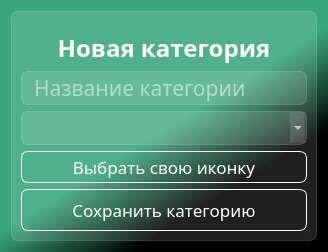
<?xml version="1.0" encoding="UTF-8"?>
<ui version="4.0">
 <class>new_category_dialog</class>
 <widget class="QDialog" name="new_category_dialog">
  <property name="geometry">
   <rect>
    <x>0</x>
    <y>0</y>
    <width>328</width>
    <height>248</height>
   </rect>
  </property>
  <property name="windowTitle">
   <string>NewCategory</string>
  </property>
  <property name="styleSheet">
   <string notr="true">background-color: qlineargradient(spread:reflect, x1:0, y1:0, x2:0.767363, y2:0.937, stop:0.590909 rgba(56, 166, 123, 255), stop:0.846591 rgba(0, 0, 0, 236));
font: Noto Sans;</string>
  </property>
  <layout class="QVBoxLayout" name="verticalLayout_2">
   <item>
    <widget class="QFrame" name="tr_frame">
     <property name="styleSheet">
      <string notr="true">background-color: rgba(255, 255, 255, 30);
border: 1px solid rgba(255, 255, 255, 40);
border-radius: 7px;</string>
     </property>
     <property name="frameShape">
      <enum>QFrame::StyledPanel</enum>
     </property>
     <property name="frameShadow">
      <enum>QFrame::Raised</enum>
     </property>
     <layout class="QVBoxLayout" name="verticalLayout">
      <item>
       <widget class="QLabel" name="label">
        <property name="styleSheet">
         <string notr="true">color: white;
font-size: 18pt;
background-color: none;
border: none;
font-weight: bold;
padding-top: 10px;</string>
        </property>
        <property name="text">
         <string>Новая категория</string>
        </property>
        <property name="alignment">
         <set>Qt::AlignCenter</set>
        </property>
       </widget>
      </item>
      <item>
       <widget class="QLineEdit" name="category_name_edit">
        <property name="sizePolicy">
         <sizepolicy hsizetype="Expanding" vsizetype="Expanding">
          <horstretch>0</horstretch>
          <verstretch>0</verstretch>
         </sizepolicy>
        </property>
        <property name="styleSheet">
         <string notr="true">font-size: 16pt;
color: white;
padding-left: 10px;</string>
        </property>
        <property name="placeholderText">
         <string>Название категории</string>
        </property>
       </widget>
      </item>
      <item>
       <widget class="QComboBox" name="choose_icon_cb">
        <property name="styleSheet">
         <string notr="true">QComboBox {
font-size: 16pt;
color: white;
}


QComboBox QListView {
font-size: 16px;
background-color: gray;
color: white;
}</string>
        </property>
        <property name="currentText">
         <string/>
        </property>
        <property name="currentIndex">
         <number>-1</number>
        </property>
        <property name="iconSize">
         <size>
          <width>40</width>
          <height>30</height>
         </size>
        </property>
        <property name="frame">
         <bool>true</bool>
        </property>
        <item>
         <property name="text">
          <string>das</string>
         </property>
         <property name="icon">
          <iconset resource="resourse_new_tr_dialog.qrc">
           <normaloff>:/icon/icons/add_24dp_FFFFFF_FILL0_wght400_GRAD0_opsz24.svg</normaloff>:/icon/icons/add_24dp_FFFFFF_FILL0_wght400_GRAD0_opsz24.svg</iconset>
         </property>
        </item>
        <item>
         <property name="text">
          <string/>
         </property>
         <property name="icon">
          <iconset resource="resourse_new_tr_dialog.qrc">
           <normaloff>:/icon/icons/bookmark_check_24dp_FFFFFF_FILL0_wght400_GRAD0_opsz24.svg</normaloff>:/icon/icons/bookmark_check_24dp_FFFFFF_FILL0_wght400_GRAD0_opsz24.svg</iconset>
         </property>
        </item>
        <item>
         <property name="text">
          <string/>
         </property>
         <property name="icon">
          <iconset resource="resourse_new_tr_dialog.qrc">
           <normaloff>:/icon/icons/category_24dp_FFFFFF_FILL0_wght400_GRAD0_opsz24.svg</normaloff>:/icon/icons/category_24dp_FFFFFF_FILL0_wght400_GRAD0_opsz24.svg</iconset>
         </property>
        </item>
        <item>
         <property name="text">
          <string/>
         </property>
         <property name="icon">
          <iconset resource="resourse_new_tr_dialog.qrc">
           <normaloff>:/icon/icons/celebration_24dp_FFFFFF_FILL0_wght400_GRAD0_opsz24.svg</normaloff>:/icon/icons/celebration_24dp_FFFFFF_FILL0_wght400_GRAD0_opsz24.svg</iconset>
         </property>
        </item>
        <item>
         <property name="text">
          <string/>
         </property>
         <property name="icon">
          <iconset resource="resourse_new_tr_dialog.qrc">
           <normaloff>:/icon/icons/dangerous_24dp_FFFFFF_FILL0_wght400_GRAD0_opsz24.svg</normaloff>:/icon/icons/dangerous_24dp_FFFFFF_FILL0_wght400_GRAD0_opsz24.svg</iconset>
         </property>
        </item>
        <item>
         <property name="text">
          <string/>
         </property>
         <property name="icon">
          <iconset resource="resourse_new_tr_dialog.qrc">
           <normaloff>:/icon/icons/database_upload_24dp_FFFFFF_FILL0_wght400_GRAD0_opsz24.svg</normaloff>:/icon/icons/database_upload_24dp_FFFFFF_FILL0_wght400_GRAD0_opsz24.svg</iconset>
         </property>
        </item>
        <item>
         <property name="text">
          <string/>
         </property>
         <property name="icon">
          <iconset resource="resourse_new_tr_dialog.qrc">
           <normaloff>:/icon/icons/delete_24dp_FFFFFF_FILL0_wght400_GRAD0_opsz24.svg</normaloff>:/icon/icons/delete_24dp_FFFFFF_FILL0_wght400_GRAD0_opsz24.svg</iconset>
         </property>
        </item>
        <item>
         <property name="text">
          <string/>
         </property>
         <property name="icon">
          <iconset resource="resourse_new_tr_dialog.qrc">
           <normaloff>:/icon/icons/directions_car_24dp_FFFFFF_FILL0_wght400_GRAD0_opsz24.svg</normaloff>:/icon/icons/directions_car_24dp_FFFFFF_FILL0_wght400_GRAD0_opsz24.svg</iconset>
         </property>
        </item>
        <item>
         <property name="text">
          <string/>
         </property>
         <property name="icon">
          <iconset resource="resourse_new_tr_dialog.qrc">
           <normaloff>:/icon/icons/edit_24dp_FFFFFF_FILL0_wght400_GRAD0_opsz24.svg</normaloff>:/icon/icons/edit_24dp_FFFFFF_FILL0_wght400_GRAD0_opsz24.svg</iconset>
         </property>
        </item>
        <item>
         <property name="text">
          <string/>
         </property>
         <property name="icon">
          <iconset resource="resourse_new_tr_dialog.qrc">
           <normaloff>:/icon/icons/file_export_24dp_FFFFFF_FILL0_wght400_GRAD0_opsz24.svg</normaloff>:/icon/icons/file_export_24dp_FFFFFF_FILL0_wght400_GRAD0_opsz24.svg</iconset>
         </property>
        </item>
        <item>
         <property name="text">
          <string/>
         </property>
         <property name="icon">
          <iconset resource="resourse_new_tr_dialog.qrc">
           <normaloff>:/icon/icons/flower.svg</normaloff>:/icon/icons/flower.svg</iconset>
         </property>
        </item>
        <item>
         <property name="text">
          <string/>
         </property>
         <property name="icon">
          <iconset resource="resourse_new_tr_dialog.qrc">
           <normaloff>:/icon/icons/fork_spoon_24dp_FFFFFF_FILL0_wght400_GRAD0_opsz24.svg</normaloff>:/icon/icons/fork_spoon_24dp_FFFFFF_FILL0_wght400_GRAD0_opsz24.svg</iconset>
         </property>
        </item>
        <item>
         <property name="text">
          <string/>
         </property>
         <property name="icon">
          <iconset resource="resourse_new_tr_dialog.qrc">
           <normaloff>:/icon/icons/grocery_24dp_FFFFFF_FILL0_wght400_GRAD0_opsz24.svg</normaloff>:/icon/icons/grocery_24dp_FFFFFF_FILL0_wght400_GRAD0_opsz24.svg</iconset>
         </property>
        </item>
        <item>
         <property name="text">
          <string/>
         </property>
         <property name="icon">
          <iconset resource="resourse_new_tr_dialog.qrc">
           <normaloff>:/icon/icons/human.svg</normaloff>:/icon/icons/human.svg</iconset>
         </property>
        </item>
        <item>
         <property name="text">
          <string/>
         </property>
         <property name="icon">
          <iconset resource="resourse_new_tr_dialog.qrc">
           <normaloff>:/icon/icons/monitoring_24dp_FFFFFF_FILL0_wght400_GRAD0_opsz24.svg</normaloff>:/icon/icons/monitoring_24dp_FFFFFF_FILL0_wght400_GRAD0_opsz24.svg</iconset>
         </property>
        </item>
        <item>
         <property name="text">
          <string/>
         </property>
         <property name="icon">
          <iconset resource="resourse_new_tr_dialog.qrc">
           <normaloff>:/icon/icons/other_admission_24dp_FFFFFF_FILL0_wght400_GRAD0_opsz24.svg</normaloff>:/icon/icons/other_admission_24dp_FFFFFF_FILL0_wght400_GRAD0_opsz24.svg</iconset>
         </property>
        </item>
        <item>
         <property name="text">
          <string/>
         </property>
         <property name="icon">
          <iconset resource="resourse_new_tr_dialog.qrc">
           <normaloff>:/icon/icons/palette_24dp_FFFFFF_FILL0_wght400_GRAD0_opsz24.svg</normaloff>:/icon/icons/palette_24dp_FFFFFF_FILL0_wght400_GRAD0_opsz24.svg</iconset>
         </property>
        </item>
        <item>
         <property name="text">
          <string/>
         </property>
         <property name="icon">
          <iconset resource="resourse_new_tr_dialog.qrc">
           <normaloff>:/icon/icons/search_insights_24dp_FFFFFF_FILL0_wght400_GRAD0_opsz24.svg</normaloff>:/icon/icons/search_insights_24dp_FFFFFF_FILL0_wght400_GRAD0_opsz24.svg</iconset>
         </property>
        </item>
        <item>
         <property name="text">
          <string/>
         </property>
         <property name="icon">
          <iconset resource="resourse_new_tr_dialog.qrc">
           <normaloff>:/icon/icons/settings.svg</normaloff>:/icon/icons/settings.svg</iconset>
         </property>
        </item>
        <item>
         <property name="text">
          <string/>
         </property>
         <property name="icon">
          <iconset resource="resourse_new_tr_dialog.qrc">
           <normaloff>:/icon/icons/settings_24dp_FFFFFF_FILL0_wght400_GRAD0_opsz24.svg</normaloff>:/icon/icons/settings_24dp_FFFFFF_FILL0_wght400_GRAD0_opsz24.svg</iconset>
         </property>
        </item>
        <item>
         <property name="text">
          <string/>
         </property>
         <property name="icon">
          <iconset resource="resourse_new_tr_dialog.qrc">
           <normaloff>:/icon/icons/shopping_cart_24dp_FFFFFF_FILL0_wght400_GRAD0_opsz24.svg</normaloff>:/icon/icons/shopping_cart_24dp_FFFFFF_FILL0_wght400_GRAD0_opsz24.svg</iconset>
         </property>
        </item>
        <item>
         <property name="text">
          <string/>
         </property>
         <property name="icon">
          <iconset resource="resourse_new_tr_dialog.qrc">
           <normaloff>:/icon/icons/target_24dp_FFFFFF_FILL0_wght400_GRAD0_opsz24.svg</normaloff>:/icon/icons/target_24dp_FFFFFF_FILL0_wght400_GRAD0_opsz24.svg</iconset>
         </property>
        </item>
        <item>
         <property name="text">
          <string/>
         </property>
         <property name="icon">
          <iconset resource="resourse_new_tr_dialog.qrc">
           <normaloff>:/icon/icons/trending_down_24dp_FFFFFF_FILL0_wght400_GRAD0_opsz24.svg</normaloff>:/icon/icons/trending_down_24dp_FFFFFF_FILL0_wght400_GRAD0_opsz24.svg</iconset>
         </property>
        </item>
        <item>
         <property name="text">
          <string/>
         </property>
         <property name="icon">
          <iconset resource="resourse_new_tr_dialog.qrc">
           <normaloff>:/icon/icons/trending_up_24dp_FFFFFF_FILL0_wght400_GRAD0_opsz24.svg</normaloff>:/icon/icons/trending_up_24dp_FFFFFF_FILL0_wght400_GRAD0_opsz24.svg</iconset>
         </property>
        </item>
        <item>
         <property name="text">
          <string/>
         </property>
         <property name="icon">
          <iconset resource="resourse_new_tr_dialog.qrc">
           <normaloff>:/icon/icons/wifi_add_24dp_FFFFFF_FILL0_wght400_GRAD0_opsz24.svg</normaloff>:/icon/icons/wifi_add_24dp_FFFFFF_FILL0_wght400_GRAD0_opsz24.svg</iconset>
         </property>
        </item>
        <item>
         <property name="text">
          <string/>
         </property>
         <property name="icon">
          <iconset resource="resourse_new_tr_dialog.qrc">
           <normaloff>:/icon/icons/work_24dp_FFFFFF_FILL0_wght400_GRAD0_opsz24.svg</normaloff>:/icon/icons/work_24dp_FFFFFF_FILL0_wght400_GRAD0_opsz24.svg</iconset>
         </property>
        </item>
       </widget>
      </item>
      <item>
       <widget class="QPushButton" name="choose_new_icon_btn">
        <property name="styleSheet">
         <string notr="true">QPushButton {
color: white;
font-size: 13pt;
background-color: none;
border: 1px solid white;

height: 30px;
}
QPushButton:hover {
background-color: rgba(255, 255, 255, 30)

}
QPushButton:pressed {
background-color: rgba(255, 255, 255, 70)
}</string>
        </property>
        <property name="text">
         <string>Выбрать свою иконку</string>
        </property>
        <property name="icon">
         <iconset resource="resourse_new_tr_dialog.qrc">
          <normaloff>:/icon/icons/human.svg</normaloff>:/icon/icons/human.svg</iconset>
        </property>
        <property name="iconSize">
         <size>
          <width>20</width>
          <height>20</height>
         </size>
        </property>
       </widget>
      </item>
      <item>
       <widget class="QPushButton" name="category_save_btn">
        <property name="styleSheet">
         <string notr="true">QPushButton {
color: white;
font-size: 13pt;
background-color: none;
border: 1px solid white;
border-top-left-radius: 7px;
height: 40px;
}
QPushButton:hover {
background-color: rgba(255, 255, 255, 30)

}
QPushButton:pressed {
background-color: rgba(255, 255, 255, 70)
}</string>
        </property>
        <property name="text">
         <string>Сохранить категорию</string>
        </property>
        <property name="icon">
         <iconset resource="resourse_new_tr_dialog.qrc">
          <normaloff>:/icon/icons/add_24dp_FFFFFF_FILL0_wght400_GRAD0_opsz24.svg</normaloff>:/icon/icons/add_24dp_FFFFFF_FILL0_wght400_GRAD0_opsz24.svg</iconset>
        </property>
        <property name="iconSize">
         <size>
          <width>25</width>
          <height>25</height>
         </size>
        </property>
       </widget>
      </item>
     </layout>
    </widget>
   </item>
  </layout>
 </widget>
 <resources>
  <include location="resourse_new_tr_dialog.qrc"/>
 </resources>
 <connections/>
</ui>
